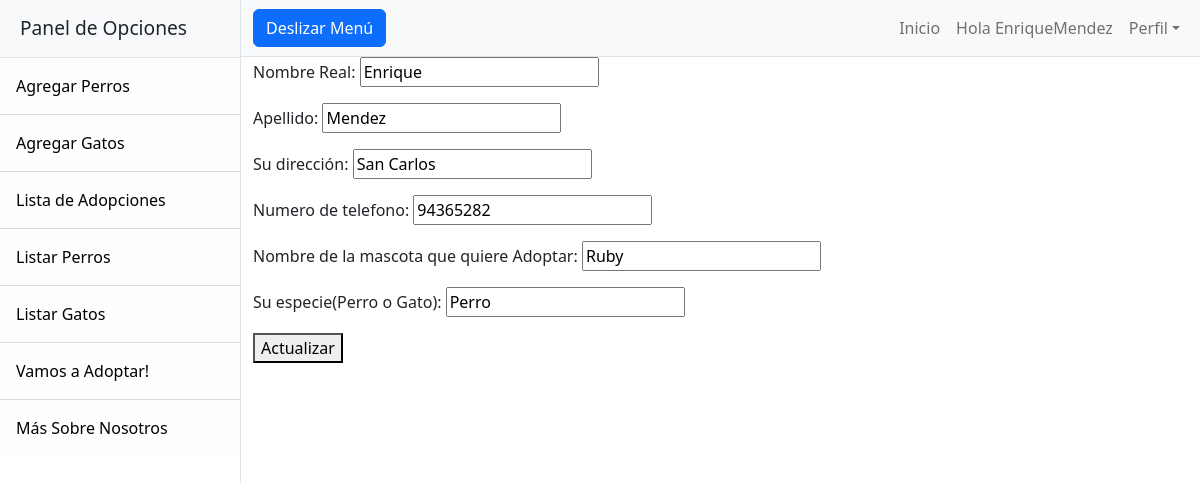
Page /Centro-Adopcion/actualiza-adopcion/7 (signed in) on the committed database.
### Centro_Adopcion/models.py (models this page shows, shortened)
class Adopted_Pet(models.Model):
    User_Name=models.CharField(max_length=40, verbose_name="Nombre Real:")
    User_Lastname=models.CharField(max_length=40, verbose_name="Apellido:")
    User_Adress=models.CharField(max_length=100, verbose_name="Su dirección:")
    Celphone_Number=models.IntegerField(verbose_name="Numero de telefono:") #Este si lo puse como Int porque solo pondrán un numero de telefono.
    Pet_Name=models.CharField(max_length=40, verbose_name="Nombre de la mascota que quiere Adoptar:")
    Pet_Race=models.CharField(max_length=40, verbose_name="Su especie(Perro o Gato):")
    class Meta:
        verbose_name = 'Adopted Pet'
        verbose_name_plural = 'Adopted Pets'

### Centro_Adopcion/views.py (the view, shortened to what this page needs)
# urls.py: path('actualiza-adopcion/<pk>', AdoptUpdate.as_view(), name='ActualizaAdopcion'),
@method_decorator(staff_member_required, name='dispatch')
class AdoptUpdate(LoginRequiredMixin, UpdateView):
    model = Adopted_Pet
    template_name = 'adopcion_update.html'
    fields = '__all__'
    success_url = reverse_lazy("home")
    context_object_name = "adopcion"

### Centro_Adopcion/templates/adopcion_update.html
{% extends 'base.html' %}
{% block content %}
<form action="{% url 'ActualizaAdopcion' adopcion.id %}" method="post">{% csrf_token %}
    {{form.as_p}}
    <button type="submit"> Actualizar </button>
  </form>
{% endblock %}

### Centro_Adopcion/templates/base.html (shortened to what this page needs)
<!DOCTYPE html>
<html lang="en">
    <head>
        {% load static %}
        <link href="{% static 'Centro_Adopcion/css/styles.css'%}" rel="stylesheet" />
    </head>
    <body >
        <div class="d-flex" id="wrapper">
            {% include 'Sidebar.html' %}
            <div id="page-content-wrapper">
                <nav class="navbar navbar-expand-lg navbar-light bg-light border-bottom">
                    <div class="container-fluid">
                        <button class="btn btn-primary" id="sidebarToggle">Deslizar Menú</button>
                        <div class="collapse navbar-collapse" id="navbarSupportedContent">
                            <ul class="navbar-nav ms-auto mt-2 mt-lg-0">
                                <li class="nav-item active"><a class="nav-link" href="{% url 'home' %}">Inicio</a></li>
                                {% if user.is_authenticated %}
                                <li class="nav-item"><span class="nav-link">Hola {{ user.username }}</span></li>
                                {% endif %}
                                <li class="nav-item dropdown">
                                    <a class="nav-link dropdown-toggle" id="navbarDropdown" href="#" role="button" data-bs-toggle="dropdown" aria-haspopup="true" aria-expanded="false">Perfil</a>
                                </li>
                            </ul>
                        </div>
                    </div>
                </nav>
                <div class="container-fluid">
                    {% block content %}
                    {% endblock %}
                </div>
            </div>
        </div>
    </body>
</html>

### rows in the picture
Adopted_Pet: User_Name "Enrique", User_Lastname "Mendez", User_Adress "San Carlos", Celphone_Number "94365282", Pet_Name "Ruby", Pet_Race "Perro"

### other values in the picture
{{ user.username }} "EnriqueMendez"
